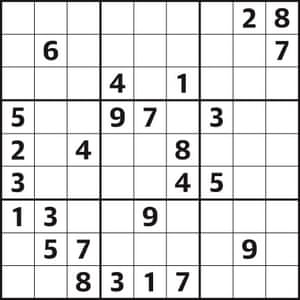
#> input picture sudoku.jpg, 300 x 300 px
$ python sudoku.py   (older library calls are emulated)
#> lines starting #> are read from the running program, lines starting #| are printed output that depends on the picture
import cv2

img = cv2.imread('sudoku.jpg',0)
#> img: shape (300, 300); min 0, max 255, mean 224.8

sobel_x = cv2.Sobel(img,cv2.CV_8U,dx=1,dy=0,ksize=-1)
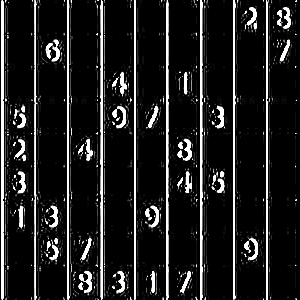
#> sobel_x: shape (300, 300); min 0, max 255, mean 31.7
sobel_y = cv2.Sobel(img,cv2.CV_8U,dx=0,dy=1,ksize=-1)
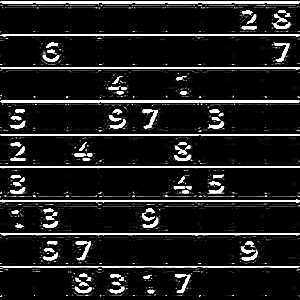
#> sobel_y: shape (300, 300); min 0, max 255, mean 30.8
sobel_f = cv2.bitwise_or(sobel_x,sobel_y)#convolution
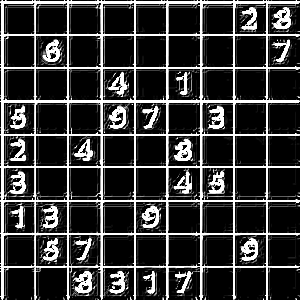
#> sobel_f: shape (300, 300); min 0, max 255, mean 55.8
canny = cv2.Canny(img,127,255)
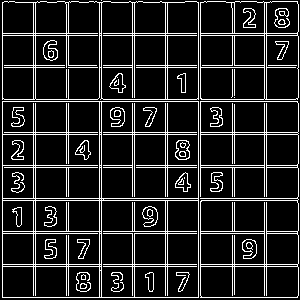
#> canny: shape (300, 300); 13.7% white in thin lines or dots

cv2.imshow('Original IMage',img)
cv2.imshow('Sobel X Image',sobel_x)
cv2.imshow('Sobel Y Image',sobel_y)
cv2.imshow('Sobel Total Image',sobel_f)
cv2.imshow('Canny Image',canny)

cv2.waitKey()
cv2.destroyAllWindows()
